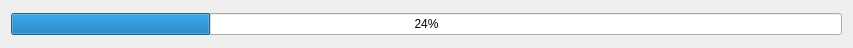
<?xml version="1.0" encoding="UTF-8"?>
<ui version="4.0">
 <class>ProgressDlg</class>
 <widget class="QDialog" name="ProgressDlg">
  <property name="geometry">
   <rect>
    <x>0</x>
    <y>0</y>
    <width>853</width>
    <height>48</height>
   </rect>
  </property>
  <property name="windowTitle">
   <string>progress</string>
  </property>
  <layout class="QHBoxLayout" name="horizontalLayout_2">
   <item>
    <layout class="QHBoxLayout" name="horizontalLayout">
     <item>
      <widget class="QProgressBar" name="mProgressBar">
       <property name="value">
        <number>24</number>
       </property>
      </widget>
     </item>
    </layout>
   </item>
  </layout>
 </widget>
 <resources/>
 <connections/>
</ui>
